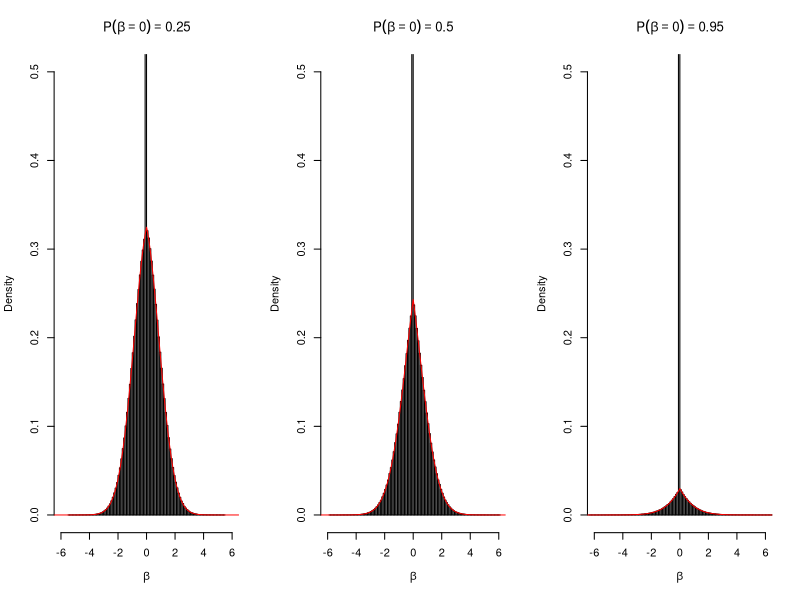

Here is the R script that generated this plot:
rm(list = ls())

# Want to find an expression for the slab (continuous part) of the prior

# First: Look how samples directly from prior looks like for a given set of mu and rho

# Fix prior Var(beta | beta != 0) to 1, tweak P(beta==0) by tweaking mu and rho.  
cond_prior_var <- 1
prior_prob_vec <- c(0.25, 0.5, 0.95)

solve_for_mu_rho_given_p <- function(p) { # p = prior probability of beta
  
  # Given the prior probability of beta and conditional variance --> want to solve for mu and rho
  
  mu_given_rho_and_p <- function(rho, p) { # use this equation to express mu w.r.t rho and p to have a one-dimensional root finding problem
    
    obj <- function(mu) {
      (-1 + 2 * pnorm(sqrt(2) / rho * mu * sqrt(2) / 2) - 1) ^ 2 / 4 - p
    }
    
    return(uniroot(obj, lower = -100, upper = 100, tol = 1e-12)$root)
    
  }
  
  cond_var_given_mu_and_rho <- function(mu, rho) { # the conditional prior variance based on mu and rho
    
    mu_star_1 <- rho * dnorm(mu / rho) + mu * pnorm(mu / rho)
    mu_star_2 <- rho * mu * dnorm(mu / rho) + (mu ^ 2 + rho ^ 2) * pnorm(mu / rho)
    uncond_var_beta <- 2 * (mu_star_2 - mu_star_1 ^ 2)
    cond_var_beta <- uncond_var_beta / (1 - pnorm(-mu / rho) ^ 2)
    return(cond_var_beta)
    
  }
  
  obj_for_rho <- function(rho) { # the root function for rho using the desired conditional prior variance
    cond_var_given_mu_and_rho(mu_given_rho_and_p(rho, p), rho) - cond_prior_var
  }
  
  rho_sol <- uniroot(obj_for_rho, lower = 0.01, upper = 10, tol = 1e-12)$root # solve for rho based on desired conditional prior variance
  mu_sol <- mu_given_rho_and_p(rho_sol, p) # use the result above to obtain the corresponding mu based on the desired prior probability
  
  mu_sol <- ifelse(abs(mu_sol) < 1e-13, 0, mu_sol)
  
  return(c(mu = mu_given_rho_and_p(rho_sol, p), rho = rho_sol))
  
}

mu_rho_sols <- as.matrix(sapply(prior_prob_vec, solve_for_mu_rho_given_p))
mu_rho_sols[1, ] <- ifelse(abs(mu_rho_sols[1, ]) < 1e-12, 0, mu_rho_sols[1, ])

# The Dirac delta spike part happens with probability pnorm(-mu / rho) ^ 2, i.e. the prior probability chosen above

# For the slab (continuous) part, there are three terms
# Two cross terms which essentially are some part of pdfs due to Dirac delta
# One term that actually requires computing the integral from convolution formula

prior_beta_pdf <- function(beta) {
  
  # pnorm(-mu / rho) * # the cross terms 
  #   ifelse(
  #     beta <= 0, 
  #     dnorm(-beta, mean = mu, sd = rho),
  #     dnorm(beta, mean = mu, sd = rho)
  #   ) + 
  #   exp(-beta ^ 2 / (4 * rho ^ 2)) / # the convolution term
  #   (4 * sqrt(pi) * rho) * 
  #   ifelse(
  #     beta <= 0,
  #     2 * pnorm((2 * mu + beta) / (sqrt(2) * rho)),
  #     2 * pnorm((2 * mu - beta) / (sqrt(2) * rho))
  #   )
  
  ifelse(
    beta <= 0,
    pnorm(-mu / rho) *
      dnorm(-beta, mean = mu, sd = rho) +
      4 * sqrt(pi) * rho * (dnorm(beta, mean = 0, sd = 2 * rho) ^ 2) *
      pnorm((2 * mu + beta) / (sqrt(2) * rho))
    ,
    pnorm(-mu / rho) *
      dnorm(beta, mean = mu, sd = rho) +
      4 * sqrt(pi) * rho * (dnorm(beta, mean = 0, sd = 2 * rho) ^ 2) *
      pnorm((2 * mu - beta) / (sqrt(2) * rho))
  )
  
}

grid <- seq(from = -15, to = 15, by = 0.01)

par(mfrow = c(1, 3))

# 1. Try first combination corresponding to P(beta == 0) = 0.25

set.seed(42)

mu <- mu_rho_sols[1, 1]
rho <- mu_rho_sols[2, 1]

beta_plus_nr1 <- rnorm(10000000, mean = mu, sd = rho)
beta_minus_nr1 <- rnorm(10000000, mean = mu, sd = rho)

beta_nr1 <- pmax(0, beta_plus_nr1) - pmax(0, beta_minus_nr1)
hist(beta_nr1, breaks = 100, probability = T, xlim = c(-6, 6), ylim = c(0, 0.5), xlab = expression(beta), main = expression(P(beta == 0) == 0.25))

lines(grid, prior_beta_pdf(grid), col = "red")

# # Compare empirical CDF to CDF obtained by numerical integration for the slab part
# 
# normalized_prior_beta_pdf <- function(beta) { # slab part
#   
#   prior_beta_pdf(beta) / (1 - pnorm(-mu / rho) ^ 2)
#   
# }
# 
# ecdf_slab_nr1 <- ecdf(beta_nr1[beta_nr1 != 0])
# num_cdf_slab <- sapply(1:length(grid), function(i) integrate(normalized_prior_beta_pdf, -Inf, grid[i])$value)
# 
# plot(ecdf_slab_nr1)
# lines(grid, num_cdf_slab, col = "red", lty = 2)

# 2. Try first combination corresponding to P(beta == 0) = 0.50

set.seed(42)

mu <- mu_rho_sols[1, 2]
rho <- mu_rho_sols[2, 2]

beta_plus_nr2 <- rnorm(10000000, mean = mu, sd = rho)
beta_minus_nr2 <- rnorm(10000000, mean = mu, sd = rho)

beta_nr2 <- pmax(0, beta_plus_nr2) - pmax(0, beta_minus_nr2)
hist(beta_nr2, breaks = 100, probability = T, xlim = c(-6, 6), ylim = c(0, 0.5), xlab = expression(beta), main = expression(P(beta == 0) == 0.50))

lines(grid, prior_beta_pdf(grid), col = "red")

# 3. Try first combination corresponding to P(beta == 0) = 0.95

set.seed(42)

mu <- mu_rho_sols[1, 3]
rho <- mu_rho_sols[2, 3]

beta_plus_nr3 <- rnorm(10000000, mean = mu, sd = rho)
beta_minus_nr3 <- rnorm(10000000, mean = mu, sd = rho)

beta_nr3 <- pmax(0, beta_plus_nr3) - pmax(0, beta_minus_nr3)
hist(beta_nr3, breaks = 100, probability = T, xlim = c(-6, 6), ylim = c(0, 0.5), xlab = expression(beta), main = expression(P(beta == 0) == 0.95))

lines(grid, prior_beta_pdf(grid), col = "red")
